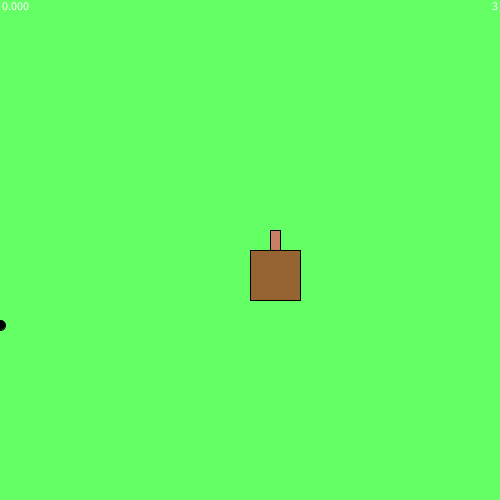
Frame 1 (no input)
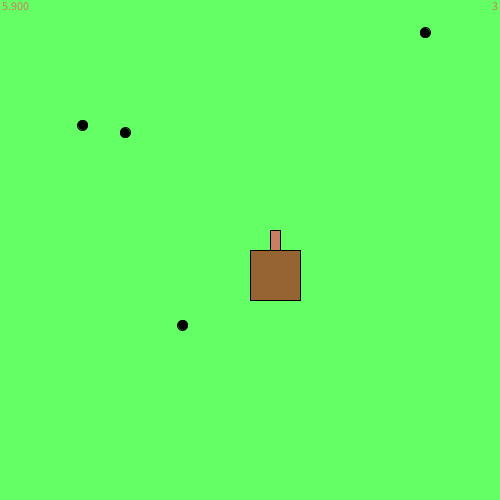
Frame 60 (the mouse pressed at the canvas centre just before this capture)
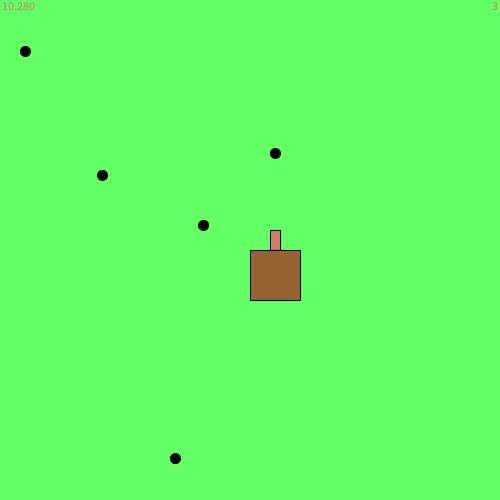
Frame 120 (the mouse held since frame 60 and released just before this capture)

The Processing sketch that drew these frames (run headless with seeded random() and noise(); from frame 60 on, the mouse is pressed at the canvas centre):

// Processing sketch: kerem
// ── kerem.pde
void setup(){
  size(500,500);
}

//Human
void human(float x,float y,float x2,float y2,float sizeX,float sizeY){
  fill(150,100,50);
  rect(x,y,50,50);
  fill(200,125,100);
  rect(x2,y2,sizeX,sizeY);
}

//Bullets
  //X axis Bullets
void bullet(float BulletX,float BulletY){
  fill(0);
  ellipse(BulletX,BulletY,10,10);
}
void bullet2(float BulletX2,float BulletY2){
  fill(0);
  ellipse(BulletX2,BulletY2,10,10);
}
void bullet3(float BulletX3,float BulletY3){
  fill(0);
  ellipse(BulletX3,BulletY3,10,10);
}

  //Y axis Bullets
void bullet4(float Bullet2X,float Bullet2Y){
  fill(0);
  ellipse(Bullet2X,Bullet2Y,10,10);
}
void bullet5(float Bullet2X2,float Bullet2Y2){
  fill(0);
  ellipse(Bullet2X2,Bullet2Y2,10,10);
}
void bullet6(float Bullet2X3,float Bullet2Y3){
  fill(0);
  ellipse(Bullet2X3,Bullet2Y3,10,10);
}

//Variables
  //Human Variables
float x=250;
float y=250;
float x2=x+20;
float y2=y+50;
float sizeX=10;
float sizeY=20;
int HP = 3;

  //Bullet Variables
float DifficultyLevel = 0.0;
float BulletY = 0;
float BulletX = 0;
float BulletY2 = 0;
float BulletX2 = -100;
float BulletY3 = 0;
float BulletX3 = -200;
float Bullet2Y = -50;
float Bullet2X = 0;
float Bullet2Y2 = -150;
float Bullet2X2 = 0;
float Bullet2Y3 = -250;
float Bullet2X3 = 0;

  //Randomizer Variables
int RandomNumber1 = int(random(10));
int RandomNumber2 = int(random(10));
int RandomNumber3 = int(random(10));
int RandomNumber4 = int(random(10));
int RandomNumber5 = int(random(10));
int RandomNumber6 = int(random(10));


void draw(){
  background(100,255,100);
  textSize(12);
  text(DifficultyLevel*10,0,10);
  text(HP,492,10);
  
//Movement
  //Rows
    //Row 1
  if(mouseX<50&&mouseX>0&&mouseY<50&&mouseY>0){
    x=0;
    y=0;
  }
  else if(mouseX<100&&mouseX>50&&mouseY<50&&mouseY>0){
    x=50;
    y=0;
  }
  else if(mouseX<150&&mouseX>100&&mouseY<50&&mouseY>0){
    x=100;
    y=0;
  }
  else if(mouseX<200&&mouseX>150&&mouseY<50&&mouseY>0){
    x=150;
    y=0;
  }
  else if(mouseX<250&&mouseX>200&&mouseY<50&&mouseY>0){
    x=200;
    y=0;
  }
  else if(mouseX<300&&mouseX>250&&mouseY<50&&mouseY>0){
    x=250;
    y=0;
  }
  else if(mouseX<350&&mouseX>300&&mouseY<50&&mouseY>0){
    x=300;
    y=0;
  }
  else if(mouseX<400&&mouseX>350&&mouseY<50&&mouseY>0){
    x=350;
    y=0;
  }
  else if(mouseX<450&&mouseX>400&&mouseY<50&&mouseY>0){
    x=400;
    y=0;
  }
  else if(mouseX<500&&mouseX>450&&mouseY<50&&mouseY>0){
    x=450;
    y=0;
  }
  
    //Row 2
  else if(mouseX<50&&mouseX>0&&mouseY<100&&mouseY>50){
    x=0;
    y=50;
  }
  else if(mouseX<100&&mouseX>50&&mouseY<100&&mouseY>50){
    x=50;
    y=50;
  }
  else if(mouseX<150&&mouseX>100&&mouseY<100&&mouseY>50){
    x=100;
    y=50;
  }
  else if(mouseX<200&&mouseX>150&&mouseY<100&&mouseY>50){
    x=150;
    y=50;
  }
  else if(mouseX<250&&mouseX>200&&mouseY<100&&mouseY>50){
    x=200;
    y=50;
  }
  else if(mouseX<300&&mouseX>250&&mouseY<100&&mouseY>50){
    x=250;
    y=50;
  }
  else if(mouseX<350&&mouseX>300&&mouseY<100&&mouseY>50){
    x=300;
    y=50;
  }
  else if(mouseX<400&&mouseX>350&&mouseY<100&&mouseY>50){
    x=350;
    y=50;
  }
  else if(mouseX<450&&mouseX>400&&mouseY<100&&mouseY>50){
    x=400;
    y=50;
  }
  else if(mouseX<500&&mouseX>450&&mouseY<100&&mouseY>50){
    x=450;
    y=50;
  }
  
    //Row 3
  else if(mouseX<50&&mouseX>0&&mouseY<150&&mouseY>100){
    x=0;
    y=100;
  }
  else if(mouseX<100&&mouseX>50&&mouseY<150&&mouseY>100){
    x=50;
    y=100;
  }
  else if(mouseX<150&&mouseX>100&&mouseY<150&&mouseY>100){
    x=100;
    y=100;
  }
  else if(mouseX<200&&mouseX>150&&mouseY<150&&mouseY>100){
    x=150;
    y=100;
  }
  else if(mouseX<250&&mouseX>200&&mouseY<150&&mouseY>100){
    x=200;
    y=100;
  }
  else if(mouseX<300&&mouseX>250&&mouseY<150&&mouseY>100){
    x=250;
    y=100;
  }
  else if(mouseX<350&&mouseX>300&&mouseY<150&&mouseY>100){
    x=300;
    y=100;
  }
  else if(mouseX<400&&mouseX>350&&mouseY<150&&mouseY>100){
    x=350;
    y=100;
  }
  else if(mouseX<450&&mouseX>400&&mouseY<150&&mouseY>100){
    x=400;
    y=100;
  }
  else if(mouseX<500&&mouseX>450&&mouseY<150&&mouseY>100){
    x=450;
    y=100;
  }
  
    //Row 4
  else if(mouseX<50&&mouseX>0&&mouseY<200&&mouseY>150){
    x=0;
    y=150;
  }
  else if(mouseX<100&&mouseX>50&&mouseY<200&&mouseY>150){
    x=50;
    y=150;
  }
  else if(mouseX<150&&mouseX>100&&mouseY<200&&mouseY>150){
    x=100;
    y=150;
  }
  else if(mouseX<200&&mouseX>150&&mouseY<200&&mouseY>150){
    x=150;
    y=150;
  }
  else if(mouseX<250&&mouseX>200&&mouseY<200&&mouseY>150){
    x=200;
    y=150;
  }
  else if(mouseX<300&&mouseX>250&&mouseY<200&&mouseY>150){
    x=250;
    y=150;
  }
  else if(mouseX<350&&mouseX>300&&mouseY<200&&mouseY>150){
    x=300;
    y=150;
  }
  else if(mouseX<400&&mouseX>350&&mouseY<200&&mouseY>150){
    x=350;
    y=150;
  }
  else if(mouseX<450&&mouseX>400&&mouseY<200&&mouseY>150){
    x=400;
    y=150;
  }
  else if(mouseX<500&&mouseX>450&&mouseY<200&&mouseY>150){
    x=450;
    y=150;
  }
  
    //Row 5
  else if(mouseX<50&&mouseX>0&&mouseY<250&&mouseY>200){
    x=0;
    y=200;
  }
  else if(mouseX<100&&mouseX>50&&mouseY<250&&mouseY>200){
    x=50;
    y=200;
  }
  else if(mouseX<150&&mouseX>100&&mouseY<250&&mouseY>200){
    x=100;
    y=200;
  }
  else if(mouseX<200&&mouseX>150&&mouseY<250&&mouseY>200){
    x=150;
    y=200;
  }
  else if(mouseX<250&&mouseX>200&&mouseY<250&&mouseY>200){
    x=200;
    y=200;
  }
  else if(mouseX<300&&mouseX>250&&mouseY<250&&mouseY>200){
    x=250;
    y=200;
  }
  else if(mouseX<350&&mouseX>300&&mouseY<250&&mouseY>200){
    x=300;
    y=200;
  }
  else if(mouseX<400&&mouseX>350&&mouseY<250&&mouseY>200){
    x=350;
    y=200;
  }
  else if(mouseX<450&&mouseX>400&&mouseY<250&&mouseY>200){
    x=400;
    y=200;
  }
  else if(mouseX<500&&mouseX>450&&mouseY<250&&mouseY>200){
    x=450;
    y=200;
  }
  
    //Row 6
  else if(mouseX<50&&mouseX>0&&mouseY<300&&mouseY>250){
    x=0;
    y=250;
  }
  else if(mouseX<100&&mouseX>50&&mouseY<300&&mouseY>250){
    x=50;
    y=250;
  }
  else if(mouseX<150&&mouseX>100&&mouseY<300&&mouseY>250){
    x=100;
    y=250;
  }
  else if(mouseX<200&&mouseX>150&&mouseY<300&&mouseY>250){
    x=150;
    y=250;
  }
  else if(mouseX<250&&mouseX>200&&mouseY<300&&mouseY>250){
    x=200;
    y=250;
  }
  else if(mouseX<300&&mouseX>250&&mouseY<300&&mouseY>250){
    x=250;
    y=250;
  }
  else if(mouseX<350&&mouseX>300&&mouseY<300&&mouseY>250){
    x=300;
    y=250;
  }
  else if(mouseX<400&&mouseX>350&&mouseY<300&&mouseY>250){
    x=350;
    y=250;
  }
  else if(mouseX<450&&mouseX>400&&mouseY<300&&mouseY>250){
    x=400;
    y=250;
  }
  else if(mouseX<500&&mouseX>450&&mouseY<300&&mouseY>250){
    x=450;
    y=250;
  }
  
    //Row 7
  else if(mouseX<50&&mouseX>0&&mouseY<350&&mouseY>300){
    x=0;
    y=300;
  }
  else if(mouseX<100&&mouseX>50&&mouseY<350&&mouseY>300){
    x=50;
    y=300;
  }
  else if(mouseX<150&&mouseX>100&&mouseY<350&&mouseY>300){
    x=100;
    y=300;
  }
  else if(mouseX<200&&mouseX>150&&mouseY<350&&mouseY>300){
    x=150;
    y=300;
  }
  else if(mouseX<250&&mouseX>200&&mouseY<350&&mouseY>300){
    x=200;
    y=300;
  }
  else if(mouseX<300&&mouseX>250&&mouseY<350&&mouseY>300){
    x=250;
    y=300;
  }
  else if(mouseX<350&&mouseX>300&&mouseY<350&&mouseY>300){
    x=300;
    y=300;
  }
  else if(mouseX<400&&mouseX>350&&mouseY<350&&mouseY>300){
    x=350;
    y=300;
  }
  else if(mouseX<450&&mouseX>400&&mouseY<350&&mouseY>300){
    x=400;
    y=300;
  }
  else if(mouseX<500&&mouseX>450&&mouseY<350&&mouseY>300){
    x=450;
    y=300;
  }
  
    //Row 8
  else if(mouseX<50&&mouseX>0&&mouseY<400&&mouseY>350){
    x=0;
    y=350;
  }
  else if(mouseX<100&&mouseX>50&&mouseY<400&&mouseY>350){
    x=50;
    y=350;
  }
  else if(mouseX<150&&mouseX>100&&mouseY<400&&mouseY>350){
    x=100;
    y=350;
  }
  else if(mouseX<200&&mouseX>150&&mouseY<400&&mouseY>350){
    x=150;
    y=350;
  }
  else if(mouseX<250&&mouseX>200&&mouseY<400&&mouseY>350){
    x=200;
    y=350;
  }
  else if(mouseX<300&&mouseX>250&&mouseY<400&&mouseY>350){
    x=250;
    y=350;
  }
  else if(mouseX<350&&mouseX>300&&mouseY<400&&mouseY>350){
    x=300;
    y=350;
  }
  else if(mouseX<400&&mouseX>350&&mouseY<400&&mouseY>350){
    x=350;
    y=350;
  }
  else if(mouseX<450&&mouseX>400&&mouseY<400&&mouseY>350){
    x=400;
    y=350;
  }
  else if(mouseX<500&&mouseX>450&&mouseY<400&&mouseY>350){
    x=450;
    y=350;
  }
  
    //Row 9
  else if(mouseX<50&&mouseX>0&&mouseY<450&&mouseY>400){
    x=0;
    y=400;
  }
  else if(mouseX<100&&mouseX>50&&mouseY<450&&mouseY>400){
    x=50;
    y=400;
  }
  else if(mouseX<150&&mouseX>100&&mouseY<450&&mouseY>400){
    x=100;
    y=400;
  }
  else if(mouseX<200&&mouseX>150&&mouseY<450&&mouseY>400){
    x=150;
    y=400;
  }
  else if(mouseX<250&&mouseX>200&&mouseY<450&&mouseY>400){
    x=200;
    y=400;
  }
  else if(mouseX<300&&mouseX>250&&mouseY<450&&mouseY>400){
    x=250;
    y=400;
  }
  else if(mouseX<350&&mouseX>300&&mouseY<450&&mouseY>400){
    x=300;
    y=400;
  }
  else if(mouseX<400&&mouseX>350&&mouseY<450&&mouseY>400){
    x=350;
    y=400;
  }
  else if(mouseX<450&&mouseX>400&&mouseY<450&&mouseY>400){
    x=400;
    y=400;
  }
  else if(mouseX<500&&mouseX>450&&mouseY<450&&mouseY>400){
    x=450;
    y=400;
  }
  
    //Row 10
  else if(mouseX<50&&mouseX>0&&mouseY<500&&mouseY>450){
    x=0;
    y=450;
  }
  else if(mouseX<100&&mouseX>50&&mouseY<500&&mouseY>450){
    x=50;
    y=450;
  }
  else if(mouseX<150&&mouseX>100&&mouseY<500&&mouseY>450){
    x=100;
    y=450;
  }
  else if(mouseX<200&&mouseX>150&&mouseY<500&&mouseY>450){
    x=150;
    y=450;
  }
  else if(mouseX<250&&mouseX>200&&mouseY<500&&mouseY>450){
    x=200;
    y=450;
  }
  else if(mouseX<300&&mouseX>250&&mouseY<500&&mouseY>450){
    x=250;
    y=450;
  }
  else if(mouseX<350&&mouseX>300&&mouseY<500&&mouseY>450){
    x=300;
    y=450;
  }
  else if(mouseX<400&&mouseX>350&&mouseY<500&&mouseY>450){
    x=350;
    y=450;
  }
  else if(mouseX<450&&mouseX>400&&mouseY<500&&mouseY>450){
    x=400;
    y=450;
  }
  else if(mouseX<500&&mouseX>450&&mouseY<500&&mouseY>450){
    x=450;
    y=450;
  }
  
  //Nose
  x2=x+20;
  y2=y-20;
  sizeX=10;
  sizeY=20;
  
//Keys
  //Lines
  if(keyPressed){ 
    if(key=='c'){
      line(0,50,width,50);
      line(0,100,width,100);
      line(0,150,width,150);
      line(0,200,width,200);
      line(0,250,width,250);
      line(0,300,width,300);
      line(0,350,width,350);
      line(0,400,width,400);
      line(0,450,width,450);
      line(50,0,50,height);
      line(100,0,100,height);
      line(150,0,150,height);
      line(200,0,200,height);
      line(250,0,250,height);
      line(300,0,300,height);
      line(350,0,350,height);
      line(400,0,400,height);
      line(450,0,450,height);
    }
    
  //Restart
    if(key=='r'){
      HP=3;
      DifficultyLevel=0.0;
      BulletX=0;
      Bullet2Y=-50;
      BulletX2=-100;
      Bullet2Y2=-150;
      BulletX3=-200;
      Bullet2Y3=-250;
    }
  }
  
//Difficulty
  if(DifficultyLevel<=1){
    DifficultyLevel=DifficultyLevel+0.01;
    delay(10);
  }
  else if(DifficultyLevel<=2&&DifficultyLevel>1){
    DifficultyLevel=DifficultyLevel+0.001;
    delay(10);
  }
  else if(DifficultyLevel>2){
    DifficultyLevel=DifficultyLevel+0.0005;
    delay(10);
  }
  
//Bullets
  //Bullet Location
  if(BulletX>500){
    RandomNumber1=int(random(10));
    BulletX=0;
  }
  if(BulletX2>500){
    RandomNumber2=int(random(10));
    BulletX2=0;
  }
  if(BulletX3>500){
    RandomNumber3=int(random(10));
    BulletX3=0;
  }
  if(Bullet2Y>500){
    RandomNumber4=int(random(10));
    Bullet2Y=0;
  }
  if(Bullet2Y2>500){
    RandomNumber5=int(random(10));
    Bullet2Y2=0;
  }
  if(Bullet2Y3>500){
    RandomNumber6=int(random(10));
    Bullet2Y3=0;
  }
  
  //Bullet Movement
    //Bullet 1
  if(RandomNumber1==0){
    BulletY = 25;
    BulletX = BulletX + DifficultyLevel*10;
    delay(3);
  }
  else if(RandomNumber1==1){
    BulletY = 75;
    BulletX = BulletX + DifficultyLevel*10;
    delay(3);
  }
  else if(RandomNumber1==2){
    BulletY = 125;
    BulletX = BulletX + DifficultyLevel*10;
    delay(3);
  }
  else if(RandomNumber1==3){
    BulletY = 175;
    BulletX = BulletX + DifficultyLevel*10;
    delay(3);
  }
  else if(RandomNumber1==4){
    BulletY = 225;
    BulletX = BulletX + DifficultyLevel*10;
    delay(3);
  }
  else if(RandomNumber1==5){
    BulletY = 275;
    BulletX = BulletX + DifficultyLevel*10;
    delay(3);
  }
  else if(RandomNumber1==6){
    BulletY = 325;
    BulletX = BulletX + DifficultyLevel*10;
    delay(3);
  }
  else if(RandomNumber1==7){
    BulletY = 375;
    BulletX = BulletX + DifficultyLevel*10;
    delay(3);
  }
  else if(RandomNumber1==8){
    BulletY = 425;
    BulletX = BulletX + DifficultyLevel*10;
    delay(3);
  }
  else if(RandomNumber1==9){
    BulletY = 475;
    BulletX = BulletX + DifficultyLevel*10;
    delay(3);
  }
  
    //Bullet 2
  if(RandomNumber2==0){
    BulletY2 = 25;
    BulletX2 = BulletX2 + DifficultyLevel*10;
    delay(3);
  }
  else if(RandomNumber2==1){
    BulletY2 = 75;
    BulletX2 = BulletX2 + DifficultyLevel*10;
    delay(3);
  }
  else if(RandomNumber2==2){
    BulletY2 = 125;
    BulletX2 = BulletX2 + DifficultyLevel*10;
    delay(3);
  }
  else if(RandomNumber2==3){
    BulletY2 = 175;
    BulletX2 = BulletX2 + DifficultyLevel*10;
    delay(3);
  }
  else if(RandomNumber2==4){
    BulletY2 = 225;
    BulletX2 = BulletX2 + DifficultyLevel*10;
    delay(3);
  }
  else if(RandomNumber2==5){
    BulletY2 = 275;
    BulletX2 = BulletX2 + DifficultyLevel*10;
    delay(3);
  }
  else if(RandomNumber2==6){
    BulletY2 = 325;
    BulletX2 = BulletX2 + DifficultyLevel*10;
    delay(3);
  }
  else if(RandomNumber2==7){
    BulletY2 = 375;
    BulletX2 = BulletX2 + DifficultyLevel*10;
    delay(3);
  }
  else if(RandomNumber2==8){
    BulletY2 = 425;
    BulletX2 = BulletX2 + DifficultyLevel*10;
    delay(3);
  }
  else if(RandomNumber2==9){
    BulletY2 = 475;
    BulletX2 = BulletX2 + DifficultyLevel*10;
    delay(3);
  }
  
    //Bullet 3
  if(RandomNumber3==0){
    BulletY3 = 25;
    BulletX3 = BulletX3 + DifficultyLevel*10;
    delay(3);
  }
  else if(RandomNumber3==1){
    BulletY3 = 75;
    BulletX3 = BulletX3 + DifficultyLevel*10;
    delay(3);
  }
  else if(RandomNumber3==2){
    BulletY3 = 125;
    BulletX3 = BulletX3 + DifficultyLevel*10;
    delay(3);
  }
  else if(RandomNumber3==3){
    BulletY3 = 175;
    BulletX3 = BulletX3 + DifficultyLevel*10;
    delay(3);
  }
  else if(RandomNumber3==4){
    BulletY3 = 225;
    BulletX3 = BulletX3 + DifficultyLevel*10;
    delay(3);
  }
  else if(RandomNumber3==5){
    BulletY3 = 275;
    BulletX3 = BulletX3 + DifficultyLevel*10;
    delay(3);
  }
  else if(RandomNumber3==6){
    BulletY3 = 325;
    BulletX3 = BulletX3 + DifficultyLevel*10;
    delay(3);
  }
  else if(RandomNumber3==7){
    BulletY3 = 375;
    BulletX3 = BulletX3 + DifficultyLevel*10;
    delay(3);
  }
  else if(RandomNumber3==8){
    BulletY3 = 425;
    BulletX3 = BulletX3 + DifficultyLevel*10;
    delay(3);
  }
  else if(RandomNumber3==9){
    BulletY3 = 475;
    BulletX3 = BulletX3 + DifficultyLevel*10;
    delay(3);
  }
  
    //Bullet 4
  if(RandomNumber4==0){
    Bullet2X = 25;
    Bullet2Y = Bullet2Y + DifficultyLevel*10;
    delay(3);
  }
  else if(RandomNumber4==1){
    Bullet2X = 75;
    Bullet2Y = Bullet2Y + DifficultyLevel*10;
    delay(3);
  }
  else if(RandomNumber4==2){
    Bullet2X = 125;
    Bullet2Y = Bullet2Y + DifficultyLevel*10;
    delay(3);
  }
  else if(RandomNumber4==3){
    Bullet2X = 175;
    Bullet2Y = Bullet2Y + DifficultyLevel*10;
    delay(3);
  }
  else if(RandomNumber4==4){
    Bullet2X = 225;
    Bullet2Y = Bullet2Y + DifficultyLevel*10;
    delay(3);
  }
  else if(RandomNumber4==5){
    Bullet2X = 275;
    Bullet2Y = Bullet2Y + DifficultyLevel*10;
    delay(3);
  }
  else if(RandomNumber4==6){
    Bullet2X = 325;
    Bullet2Y = Bullet2Y + DifficultyLevel*10;
    delay(3);
  }
  else if(RandomNumber4==7){
    Bullet2X = 375;
    Bullet2Y = Bullet2Y + DifficultyLevel*10;
    delay(3);
  }
  else if(RandomNumber4==8){
    Bullet2X = 425;
    Bullet2Y = Bullet2Y + DifficultyLevel*10;
    delay(3);
  }
  else if(RandomNumber4==9){
    Bullet2X = 475;
    Bullet2Y = Bullet2Y + DifficultyLevel*10;
    delay(3);
  }
  
    //Bullet 5
  if(RandomNumber5==0){
    Bullet2X2 = 25;
    Bullet2Y2 = Bullet2Y2 + DifficultyLevel*10;
    delay(3);
  }
  else if(RandomNumber5==1){
    Bullet2X2 = 75;
    Bullet2Y2 = Bullet2Y2 + DifficultyLevel*10;
    delay(3);
  }
  else if(RandomNumber5==2){
    Bullet2X2 = 125;
    Bullet2Y2 = Bullet2Y2 + DifficultyLevel*10;
    delay(3);
  }
  else if(RandomNumber5==3){
    Bullet2X2 = 175;
    Bullet2Y2 = Bullet2Y2 + DifficultyLevel*10;
    delay(3);
  }
  else if(RandomNumber5==4){
    Bullet2X2 = 225;
    Bullet2Y2 = Bullet2Y2 + DifficultyLevel*10;
    delay(3);
  }
  else if(RandomNumber5==5){
    Bullet2X2 = 275;
    Bullet2Y2 = Bullet2Y2 + DifficultyLevel*10;
    delay(3);
  }
  else if(RandomNumber5==6){
    Bullet2X2 = 325;
    Bullet2Y2 = Bullet2Y2 + DifficultyLevel*10;
    delay(3);
  }
  else if(RandomNumber5==7){
    Bullet2X2 = 375;
    Bullet2Y2 = Bullet2Y2 + DifficultyLevel*10;
    delay(3);
  }
  else if(RandomNumber5==8){
    Bullet2X2 = 425;
    Bullet2Y2 = Bullet2Y2 + DifficultyLevel*10;
    delay(3);
  }
  else if(RandomNumber5==9){
    Bullet2X2 = 475;
    Bullet2Y2 = Bullet2Y2 + DifficultyLevel*10;
    delay(3);
  }
  
    //Bullet 6
  if(RandomNumber6==0){
    Bullet2X3 = 25;
    Bullet2Y3 = Bullet2Y3 + DifficultyLevel*10;
    delay(3);
  }
  else if(RandomNumber6==1){
    Bullet2X3 = 75;
    Bullet2Y3 = Bullet2Y3 + DifficultyLevel*10;
    delay(3);
  }
  else if(RandomNumber6==2){
    Bullet2X3 = 125;
    Bullet2Y3 = Bullet2Y3 + DifficultyLevel*10;
    delay(3);
  }
  else if(RandomNumber6==3){
    Bullet2X3 = 175;
    Bullet2Y3 = Bullet2Y3 + DifficultyLevel*10;
    delay(3);
  }
  else if(RandomNumber6==4){
    Bullet2X3 = 225;
    Bullet2Y3 = Bullet2Y3 + DifficultyLevel*10;
    delay(3);
  }
  else if(RandomNumber6==5){
    Bullet2X3 = 275;
    Bullet2Y3 = Bullet2Y3 + DifficultyLevel*10;
    delay(3);
  }
  else if(RandomNumber6==6){
    Bullet2X3 = 325;
    Bullet2Y3 = Bullet2Y3 + DifficultyLevel*10;
    delay(3);
  }
  else if(RandomNumber6==7){
    Bullet2X3 = 375;
    Bullet2Y3 = Bullet2Y3 + DifficultyLevel*10;
    delay(3);
  }
  else if(RandomNumber6==8){
    Bullet2X3 = 425;
    Bullet2Y3 = Bullet2Y3 + DifficultyLevel*10;
    delay(3);
  }
  else if(RandomNumber6==9){
    Bullet2X3 = 475;
    Bullet2Y3 = Bullet2Y3 + DifficultyLevel*10;
    delay(3);
  }
  
//Getting Hit
  if(BulletX<x+50&&BulletX>x&&BulletY<y+50&&BulletY>y){
    HP=HP-1;
    BulletX=BulletX-500;
  }
  else if(BulletX2<x+50&&BulletX2>x&&BulletY2<y+50&&BulletY2>y){
    HP=HP-1;
    BulletX2=BulletX2-500;
  }
  else if(BulletX3<x+50&&BulletX3>x&&BulletY3<y+50&&BulletY3>y){
    HP=HP-1;
    BulletX3=BulletX3-500;
  }
  else if(Bullet2X<x+50&&Bullet2X>x&&Bullet2Y<y+50&&Bullet2Y>y){
    HP=HP-1;
    Bullet2Y=Bullet2Y-500;
  }
  else if(Bullet2X2<x+50&&Bullet2X2>x&&Bullet2Y2<y+50&&Bullet2Y2>y){
    HP=HP-1;
    Bullet2Y2=Bullet2Y2-500;
  }
  else if(Bullet2X3<x+50&&Bullet2X3>x&&Bullet2Y3<y+50&&Bullet2Y3>y){
    HP=HP-1;
    Bullet2Y3=Bullet2Y3-500;
  }
  
//Things On the Screen
  bullet(BulletX,BulletY);
  bullet2(BulletX2,BulletY2);
  bullet3(BulletX3,BulletY3);
  bullet4(Bullet2X,Bullet2Y);
  bullet5(Bullet2X2,Bullet2Y2);
  bullet6(Bullet2X3,Bullet2Y3);
  human(x,y,x2,y2,sizeX,sizeY);
  
//Losing
  if(HP<1){
    background(0);
    textSize(40);
    text("YOU LOST",165,250);
    textSize(20);
    text("Press r to Restart",180,270);
  }
}
